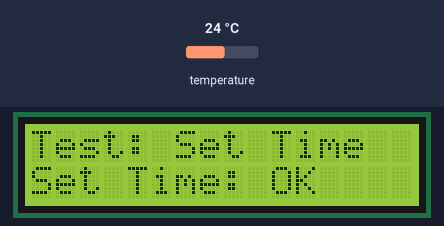
The sketch below on a simulated ESP32. On the bench: 16×2 character LCD. The inputs (shaded band) are chosen by the test bench; at power-on: temperature 24 °C. WiFi joins after 1.5 s; servers stay silent unless stated; the local clock reads 2024-03-15 10:24:30 at power-on unless the sketch sets it; what the sketch prints to the serial monitor is not drawn.

Above: at 18.0 s.
18.1 s: temperature set to 12 °C
At 19.7 s:
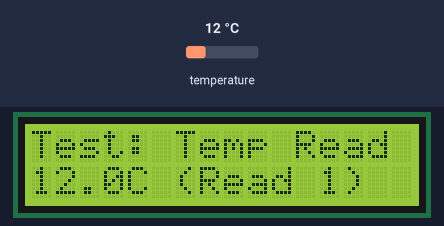
25.9 s: temperature set to 19 °C
At 33.2 s:
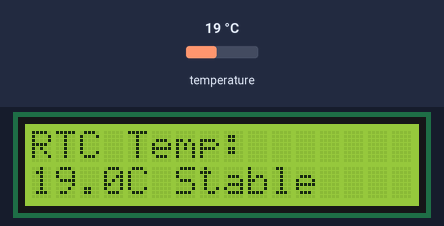
48.6 s: temperature set to 28 °C
At 52.3 s:
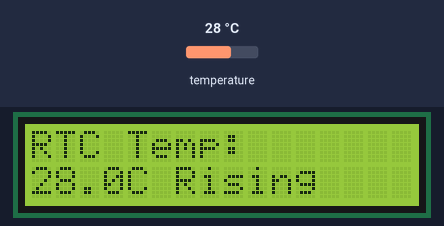
56.4 s: temperature set to 1 °C
At 56.49 s:
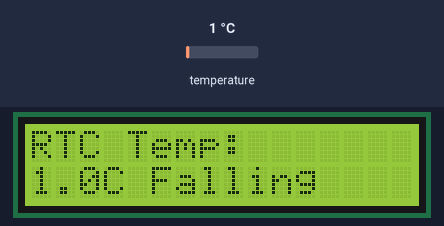
Timing chart, 0 to 59.4 s (numbered marks = the images above; inputs shaded):
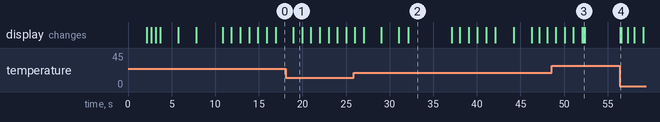

Measured:
- after the input at 48.6 s, the display: first differs from a run without the input after 3.6 s (image 3)
- after the input at 56.4 s, the display: changes at once (image 4)
- what the display in image 1 shows lasts 1.0 s, from 19.0 s to 20.0 s
- what the display in image 2 shows lasts 5.0 s, from 32.1 s to 37.1 s

The sketch:

rtc-test.ino
```cpp
//ESP32 RTC Module Test with LCD Display and WiFi Time Sync
//Tests DS3231 RTC module with full error control, LCD output, and NTP sync

#include <Wire.h>
#include <RTClib.h>
#include <LiquidCrystal_I2C.h>
#include <WiFi.h>
#include <time.h>

// WiFi Configuration - UPDATE THESE!
#define WIFI_SSID "YOUR_WIFI_SSID"
#define WIFI_PASSWORD "YOUR_WIFI_PASSWORD"

// Timezone Configuration for India (IST = UTC+5:30)
#define IST_OFFSET_SEC 19800  // 5 hours 30 minutes in seconds
#define DST_OFFSET_SEC 0      // India doesn't use DST

// I2C pins (from your existing code)
#define PIN_I2C_SDA 18
#define PIN_I2C_SCL 19

// Hardware objects
RTC_DS3231 rtc;
LiquidCrystal_I2C lcd(0x27, 16, 2);

// RTC status variables
bool rtcInitialized = false;
bool rtcTimeValid = false;
bool wifiConnected = false;
bool timeSynced = false;
DateTime lastValidTime;

// LCD flickering prevention
String lastLine0 = "";
String lastLine1 = "";
unsigned long lastLCDUpdate = 0;
const unsigned long LCD_UPDATE_INTERVAL = 1000; // Update LCD only once per second

// Display modes
enum DisplayMode {
  MODE_TIME_DATE,
  MODE_TEMPERATURE,
  MODE_UPTIME,
  MODE_DETAILED_INFO
};

DisplayMode currentMode = MODE_TIME_DATE;
unsigned long lastModeSwitch = 0;
const unsigned long MODE_SWITCH_INTERVAL = 5000; // Switch every 5 seconds

// Error tracking
enum RTCError {
  RTC_OK = 0,
  RTC_NOT_FOUND,
  RTC_TIME_INVALID,
  RTC_LOST_POWER,
  RTC_COMMUNICATION_ERROR,
  RTC_TEMPERATURE_ERROR
};

struct RTCStatus {
  bool initialized;
  bool timeValid;
  bool lostPower;
  float temperature;
  RTCError lastError;
  String errorMessage;
};

RTCStatus rtcStatus;

void setup() {
  Serial.begin(115200);
  Serial.println("\n=== ESP32 RTC Module Test with LCD ===");

  // Initialize I2C
  Wire.begin(PIN_I2C_SDA, PIN_I2C_SCL);
  Serial.println("I2C initialized on pins SDA:" + String(PIN_I2C_SDA) + " SCL:" + String(PIN_I2C_SCL));

  // Initialize LCD
  lcd.begin(16, 2);
  lcd.backlight();
  lcd.clear();
  lcd.setCursor(0, 0);
  lcd.print("RTC Test v1.0");
  lcd.setCursor(0, 1);
  lcd.print("Starting...");

  delay(2000);

  // Connect to WiFi for time sync
  connectToWiFi();

  // Initialize RTC
  initializeRTC();

  // Sync time with NTP if WiFi connected
  if (wifiConnected) {
    syncTimeWithNTP();
  }

  // Run comprehensive RTC tests
  runRTCTests();

  Serial.println("\n=== RTC Test Complete - Starting Live Display ===");
  Serial.println("Live display modes will cycle every 5 seconds:");
  Serial.println("1. Time & Date");
  Serial.println("2. Temperature");
  Serial.println("3. Uptime");
  Serial.println("4. Detailed Info");
}

void loop() {
  // Update RTC status
  updateRTCStatus();

  // Switch display modes automatically
  if (millis() - lastModeSwitch > MODE_SWITCH_INTERVAL) {
    switchDisplayMode();
    lastModeSwitch = millis();
  }

  // Update display based on current mode
  updateDisplay();

  // Print status to serial every 10 seconds
  static unsigned long lastSerialUpdate = 0;
  if (millis() - lastSerialUpdate > 10000) {
    printSerialStatus();
    lastSerialUpdate = millis();
  }

  // Check for WiFi reconnection every 30 seconds
  static unsigned long lastWiFiCheck = 0;
  if (millis() - lastWiFiCheck > 30000) {
    checkWiFiConnection();
    lastWiFiCheck = millis();
  }

  delay(100); // Faster loop, but LCD updates are controlled
}

// ===== WiFi Functions =====
void connectToWiFi() {
  Serial.println("\n--- Connecting to WiFi ---");

  updateLCDSafe("WiFi Connect...", "Attempting...");

  WiFi.begin(WIFI_SSID, WIFI_PASSWORD);

  int attempts = 0;
  while (WiFi.status() != WL_CONNECTED && attempts < 20) {
    delay(500);
    Serial.print(".");
    attempts++;

    updateLCDSafe("WiFi Connect...", "Try: " + String(attempts));
  }

  if (WiFi.status() == WL_CONNECTED) {
    wifiConnected = true;
    Serial.println("\nWiFi connected!");
    Serial.print("IP address: ");
    Serial.println(WiFi.localIP());

    updateLCDSafe("WiFi Connected!", WiFi.localIP().toString());
    delay(2000);
  } else {
    wifiConnected = false;
    Serial.println("\nWiFi connection failed!");

    updateLCDSafe("WiFi Failed!", "Offline Mode");
    delay(2000);
  }
}

void checkWiFiConnection() {
  if (WiFi.status() != WL_CONNECTED && wifiConnected) {
    Serial.println("WiFi disconnected, attempting reconnect...");
    wifiConnected = false;
    connectToWiFi();
  }
}

void syncTimeWithNTP() {
  if (!wifiConnected) {
    Serial.println("Cannot sync time - WiFi not connected");
    return;
  }

  Serial.println("\n--- Syncing Time with NTP ---");
  updateLCDSafe("NTP Sync...", "Getting time...");

  // Configure NTP for Indian Standard Time (IST = UTC+5:30)
  Serial.println("Configuring timezone for IST (UTC+5:30)...");
  configTime(IST_OFFSET_SEC, DST_OFFSET_SEC, "in.pool.ntp.org", "pool.ntp.org", "time.nist.gov");

  struct tm timeinfo;
  int attempts = 0;

  while (!getLocalTime(&timeinfo) && attempts < 10) {
    delay(1000);
    attempts++;
    Serial.print(".");
    updateLCDSafe("NTP Sync...", "Try: " + String(attempts));
  }

  if (attempts < 10) {
    // Successfully got NTP time
    Serial.println("\nNTP time received!");

    // Convert to DateTime and set RTC
    DateTime ntpTime = DateTime(
      timeinfo.tm_year + 1900,
      timeinfo.tm_mon + 1,
      timeinfo.tm_mday,
      timeinfo.tm_hour,
      timeinfo.tm_min,
      timeinfo.tm_sec
    );

    // Get current RTC time for comparison
    DateTime rtcTime = rtc.now();
    long timeDiff = abs((long)(ntpTime.unixtime() - rtcTime.unixtime()));

    Serial.printf("RTC Time: %04d-%02d-%02d %02d:%02d:%02d\n",
                  rtcTime.year(), rtcTime.month(), rtcTime.day(),
                  rtcTime.hour(), rtcTime.minute(), rtcTime.second());

    Serial.printf("NTP Time (IST): %04d-%02d-%02d %02d:%02d:%02d\n",
                  ntpTime.year(), ntpTime.month(), ntpTime.day(),
                  ntpTime.hour(), ntpTime.minute(), ntpTime.second());

    Serial.printf("Time difference: %ld seconds\n", timeDiff);

    if (timeDiff > 5) { // Only update if difference is more than 5 seconds
      rtc.adjust(ntpTime);
      Serial.println("RTC time updated with NTP time!");
      updateLCDSafe("Time Synced!", "Diff: " + String(timeDiff) + "s");
      timeSynced = true;
    } else {
      Serial.println("RTC time is already accurate");
      updateLCDSafe("Time OK!", "Diff: " + String(timeDiff) + "s");
      timeSynced = true;
    }

    delay(3000);
  } else {
    Serial.println("\nFailed to get NTP time");
    updateLCDSafe("NTP Failed!", "Using RTC time");
    delay(2000);
  }
}

// ===== LCD Helper Functions =====
void updateLCDSafe(String line0, String line1) {
  // Only update LCD if content has changed or enough time has passed
  if (millis() - lastLCDUpdate < LCD_UPDATE_INTERVAL &&
      line0 == lastLine0 && line1 == lastLine1) {
    return;
  }

  lcd.clear();
  lcd.setCursor(0, 0);
  lcd.print(line0);
  lcd.setCursor(0, 1);
  lcd.print(line1);

  lastLine0 = line0;
  lastLine1 = line1;
  lastLCDUpdate = millis();
}

// ===== RTC Initialization =====
void initializeRTC() {
  Serial.println("\n--- Initializing RTC Module ---");

  lcd.clear();
  lcd.setCursor(0, 0);
  lcd.print("Init RTC...");

  if (!rtc.begin()) {
    Serial.println("ERROR: RTC not found!");
    rtcStatus.initialized = false;
    rtcStatus.lastError = RTC_NOT_FOUND;
    rtcStatus.errorMessage = "RTC module not found";

    lcd.setCursor(0, 1);
    lcd.print("RTC NOT FOUND!");
    delay(3000);
    return;
  }

  rtcStatus.initialized = true;
  rtcInitialized = true;
  Serial.println("SUCCESS: RTC module found and initialized!");

  // Check if RTC lost power
  if (rtc.lostPower()) {
    Serial.println("WARNING: RTC lost power, setting time to compile time");
    rtcStatus.lostPower = true;

    // Set to compile time
    rtc.adjust(DateTime(F(__DATE__), F(__TIME__)));

    lcd.setCursor(0, 1);
    lcd.print("Power Lost!");
    delay(2000);
  } else {
    rtcStatus.lostPower = false;
    Serial.println("RTC time is valid (no power loss detected)");
  }

  // Test temperature sensor
  float temp = rtc.getTemperature();
  if (temp > -40 && temp < 85) { // Valid temperature range for DS3231
    rtcStatus.temperature = temp;
    Serial.printf("RTC Temperature: %.2f°C\n", temp);
  } else {
    rtcStatus.lastError = RTC_TEMPERATURE_ERROR;
    rtcStatus.errorMessage = "Temperature sensor error";
    Serial.println("WARNING: Temperature sensor may not be working");
  }

  lcd.clear();
  lcd.setCursor(0, 0);
  lcd.print("RTC Ready!");
  lcd.setCursor(0, 1);
  lcd.print("Temp: " + String(temp, 1) + "C");
  delay(2000);
}

// ===== RTC Test Functions =====
void runRTCTests() {
  if (!rtcInitialized) {
    Serial.println("Cannot run tests - RTC not initialized");
    return;
  }

  Serial.println("\n=== Running RTC Tests ===");

  // Test 1: Basic time reading
  testTimeReading();

  // Test 2: Time setting and verification
  testTimeSetting();

  // Test 3: Temperature reading
  testTemperatureReading();

  // Test 4: Alarm functionality (if supported)
  testAlarmFunctionality();

  // Test 5: 32kHz output test
  test32kHzOutput();

  Serial.println("=== All RTC Tests Complete ===");
}

void testTimeReading() {
  Serial.println("\n--- Test 1: Time Reading ---");

  lcd.clear();
  lcd.setCursor(0, 0);
  lcd.print("Test: Time Read");

  for (int i = 0; i < 5; i++) {
    DateTime now = rtc.now();

    if (now.year() < 2020 || now.year() > 2050) {
      Serial.println("ERROR: Invalid year detected: " + String(now.year()));
      rtcStatus.timeValid = false;
      rtcStatus.lastError = RTC_TIME_INVALID;

      lcd.setCursor(0, 1);
      lcd.print("Invalid Time!");
      delay(2000);
      return;
    }

    Serial.printf("Reading %d: %04d-%02d-%02d %02d:%02d:%02d\n",
                  i+1, now.year(), now.month(), now.day(),
                  now.hour(), now.minute(), now.second());

    lcd.setCursor(0, 1);
    lcd.printf("%02d:%02d:%02d", now.hour(), now.minute(), now.second());

    delay(1000);
  }

  rtcStatus.timeValid = true;
  Serial.println("SUCCESS: Time reading test passed");
}

void testTimeSetting() {
  Serial.println("\n--- Test 2: Time Setting ---");

  lcd.clear();
  lcd.setCursor(0, 0);
  lcd.print("Test: Set Time");

  // Save current time
  DateTime originalTime = rtc.now();

  // Set a test time (1 minute in the future)
  DateTime testTime = DateTime(originalTime.unixtime() + 60);
  rtc.adjust(testTime);

  delay(1000);

  // Read back the time
  DateTime readTime = rtc.now();

  // Check if the time was set correctly (within 2 seconds tolerance)
  long timeDiff = abs((long)(readTime.unixtime() - testTime.unixtime()));

  if (timeDiff <= 2) {
    Serial.println("SUCCESS: Time setting test passed");
    lcd.setCursor(0, 1);
    lcd.print("Set Time: OK");
  } else {
    Serial.printf("ERROR: Time setting failed. Diff: %ld seconds\n", timeDiff);
    lcd.setCursor(0, 1);
    lcd.print("Set Time: FAIL");
  }

  // Restore original time
  rtc.adjust(originalTime);

  delay(2000);
}

void testTemperatureReading() {
  Serial.println("\n--- Test 3: Temperature Reading ---");

  lcd.clear();
  lcd.setCursor(0, 0);
  lcd.print("Test: Temp Read");

  for (int i = 0; i < 3; i++) {
    float temp = rtc.getTemperature();

    Serial.printf("Temperature reading %d: %.2f°C\n", i+1, temp);

    lcd.setCursor(0, 1);
    lcd.printf("%.1fC (Read %d)", temp, i+1);

    if (temp < -40 || temp > 85) {
      Serial.println("WARNING: Temperature out of expected range");
      rtcStatus.lastError = RTC_TEMPERATURE_ERROR;
    } else {
      rtcStatus.temperature = temp;
    }

    delay(1000);
  }

  Serial.println("Temperature reading test complete");
}

void testAlarmFunctionality() {
  Serial.println("\n--- Test 4: Alarm Functionality ---");

  lcd.clear();
  lcd.setCursor(0, 0);
  lcd.print("Test: Alarms");

  // Clear any existing alarms
  rtc.clearAlarm(1);
  rtc.clearAlarm(2);

  // Set alarm 1 for 5 seconds from now
  DateTime now = rtc.now();
  DateTime alarmTime = DateTime(now.unixtime() + 5);

  rtc.setAlarm1(alarmTime, DS3231_A1_Hour);

  Serial.println("Alarm set for 5 seconds from now");
  lcd.setCursor(0, 1);
  lcd.print("Alarm in 5s");

  // Wait and check for alarm
  for (int i = 5; i > 0; i--) {
    lcd.setCursor(12, 1);
    lcd.print(String(i));
    delay(1000);
  }

  if (rtc.alarmFired(1)) {
    Serial.println("SUCCESS: Alarm 1 fired correctly");
    lcd.setCursor(0, 1);
    lcd.print("Alarm: OK");
    rtc.clearAlarm(1);
  } else {
    Serial.println("WARNING: Alarm 1 did not fire");
    lcd.setCursor(0, 1);
    lcd.print("Alarm: No Fire");
  }

  delay(2000);
}

void test32kHzOutput() {
  Serial.println("\n--- Test 5: Square Wave Output ---");

  lcd.clear();
  lcd.setCursor(0, 0);
  lcd.print("Test: SQW Out");

  // Enable 1Hz square wave output (DS3231_SquareWave32kHz not available in all libraries)
  rtc.writeSqwPinMode(DS3231_SquareWave1Hz);

  Serial.println("1Hz square wave output enabled");
  lcd.setCursor(0, 1);
  lcd.print("1Hz SQW Enabled");

  delay(2000);

  // Disable square wave output (return to normal)
  rtc.writeSqwPinMode(DS3231_OFF);

  Serial.println("Square wave output disabled");
  lcd.setCursor(0, 1);
  lcd.print("SQW Disabled");

  delay(1000);
}

// ===== Display Functions =====
void updateRTCStatus() {
  if (!rtcInitialized) return;

  try {
    DateTime now = rtc.now();

    // Check if time is valid
    if (now.year() >= 2020 && now.year() <= 2050) {
      rtcStatus.timeValid = true;
      lastValidTime = now;
      rtcStatus.lastError = RTC_OK;
    } else {
      rtcStatus.timeValid = false;
      rtcStatus.lastError = RTC_TIME_INVALID;
    }

    // Update temperature
    rtcStatus.temperature = rtc.getTemperature();

  } catch (...) {
    rtcStatus.lastError = RTC_COMMUNICATION_ERROR;
    rtcStatus.errorMessage = "Communication error";
  }
}

void switchDisplayMode() {
  currentMode = (DisplayMode)((currentMode + 1) % 4);

  String modeNames[] = {"Time & Date", "Temperature", "Uptime", "Detailed Info"};
  Serial.println("Switched to display mode: " + modeNames[currentMode]);
}

void updateDisplay() {
  if (!rtcInitialized) {
    displayError();
    return;
  }

  switch (currentMode) {
    case MODE_TIME_DATE:
      displayTimeDate();
      break;
    case MODE_TEMPERATURE:
      displayTemperature();
      break;
    case MODE_UPTIME:
      displayUptime();
      break;
    case MODE_DETAILED_INFO:
      displayDetailedInfo();
      break;
  }
}

void displayTimeDate() {
  if (!rtcStatus.timeValid) {
    displayError();
    return;
  }

  DateTime now = rtc.now();

  // Format time and day
  String timeStr = "";
  if (now.hour() < 10) timeStr += "0";
  timeStr += String(now.hour()) + ":";
  if (now.minute() < 10) timeStr += "0";
  timeStr += String(now.minute()) + ":";
  if (now.second() < 10) timeStr += "0";
  timeStr += String(now.second());

  String daysOfWeek[] = {"Sun", "Mon", "Tue", "Wed", "Thu", "Fri", "Sat"};
  timeStr += " " + daysOfWeek[now.dayOfTheWeek()];

  // Format date
  String dateStr = "";
  if (now.day() < 10) dateStr += "0";
  dateStr += String(now.day()) + "/";
  if (now.month() < 10) dateStr += "0";
  dateStr += String(now.month()) + "/" + String(now.year());

  // Add sync indicator and timezone
  if (timeSynced) {
    dateStr += " IST";
  }

  updateLCDSafe(timeStr, dateStr);
}

void displayTemperature() {
  String line1 = "RTC Temp:";
  String line2 = String(rtcStatus.temperature, 1) + "C";

  // Add temperature trend
  static float lastTemp = rtcStatus.temperature;
  if (rtcStatus.temperature > lastTemp + 0.1) {
    line2 += " Rising";
  } else if (rtcStatus.temperature < lastTemp - 0.1) {
    line2 += " Falling";
  } else {
    line2 += " Stable";
  }
  lastTemp = rtcStatus.temperature;

  updateLCDSafe(line1, line2);
}

void displayUptime() {
  unsigned long uptimeSeconds = millis() / 1000;
  unsigned long days = uptimeSeconds / 86400;
  unsigned long hours = (uptimeSeconds % 86400) / 3600;
  unsigned long minutes = (uptimeSeconds % 3600) / 60;
  unsigned long seconds = uptimeSeconds % 60;

  String line1 = "System Uptime:";
  String line2 = "";

  if (days > 0) {
    line2 = String(days) + "d " +
            (hours < 10 ? "0" : "") + String(hours) + ":" +
            (minutes < 10 ? "0" : "") + String(minutes) + ":" +
            (seconds < 10 ? "0" : "") + String(seconds);
  } else {
    line2 = (hours < 10 ? "0" : "") + String(hours) + ":" +
            (minutes < 10 ? "0" : "") + String(minutes) + ":" +
            (seconds < 10 ? "0" : "") + String(seconds);
  }

  updateLCDSafe(line1, line2);
}

void displayDetailedInfo() {
  static int infoPage = 0;
  static unsigned long lastPageSwitch = 0;

  // Switch info page every 2 seconds
  if (millis() - lastPageSwitch > 2000) {
    infoPage = (infoPage + 1) % 4; // Now 4 pages including WiFi status
    lastPageSwitch = millis();
  }

  String line1 = "";
  String line2 = "";

  switch (infoPage) {
    case 0: // RTC Status
      line1 = "RTC Status:";
      if (rtcStatus.timeValid) {
        line2 = "OK - Time Valid";
      } else {
        line2 = "ERROR - Bad Time";
      }
      break;

    case 1: // Power Status
      line1 = "Power Status:";
      if (rtcStatus.lostPower) {
        line2 = "Lost Power!";
      } else {
        line2 = "Power OK";
      }
      break;

    case 2: // WiFi Status
      line1 = "WiFi Status:";
      if (wifiConnected) {
        line2 = "Connected";
        if (timeSynced) line2 += " *Sync";
      } else {
        line2 = "Disconnected";
      }
      break;

    case 3: // Error Info
      line1 = "Last Error:";
      if (rtcStatus.lastError == RTC_OK) {
        line2 = "No Errors";
      } else {
        line2 = "Err:" + String(rtcStatus.lastError);
      }
      break;
  }

  updateLCDSafe(line1, line2);
}

void displayError() {
  String line1 = "RTC ERROR!";
  String line2 = "";

  switch (rtcStatus.lastError) {
    case RTC_NOT_FOUND:
      line2 = "Not Found";
      break;
    case RTC_TIME_INVALID:
      line2 = "Invalid Time";
      break;
    case RTC_COMMUNICATION_ERROR:
      line2 = "Comm Error";
      break;
    default:
      line2 = "Unknown Error";
      break;
  }

  updateLCDSafe(line1, line2);
}

// ===== Serial Status Functions =====
void printSerialStatus() {
  Serial.println("\n=== RTC Status Update ===");

  if (rtcStatus.initialized) {
    Serial.println("RTC: Initialized ✓");

    if (rtcStatus.timeValid) {
      DateTime now = rtc.now();
      Serial.printf("Current Time: %04d-%02d-%02d %02d:%02d:%02d\n",
                    now.year(), now.month(), now.day(),
                    now.hour(), now.minute(), now.second());

      String daysOfWeek[] = {"Sunday", "Monday", "Tuesday", "Wednesday", "Thursday", "Friday", "Saturday"};
      Serial.println("Day of Week: " + daysOfWeek[now.dayOfTheWeek()]);
    } else {
      Serial.println("Time: Invalid ✗");
    }

    Serial.printf("Temperature: %.2f°C\n", rtcStatus.temperature);
    Serial.println("Power Lost: " + String(rtcStatus.lostPower ? "Yes" : "No"));

    if (rtcStatus.lastError != RTC_OK) {
      Serial.println("Last Error: " + String(rtcStatus.lastError));
    }
  } else {
    Serial.println("RTC: Not Initialized ✗");
  }

  Serial.println("Display Mode: " + String(currentMode));
  Serial.println("Uptime: " + formatUptime(millis()));
}

String formatUptime(unsigned long milliseconds) {
  unsigned long seconds = milliseconds / 1000;
  unsigned long minutes = seconds / 60;
  unsigned long hours = minutes / 60;
  unsigned long days = hours / 24;

  seconds %= 60;
  minutes %= 60;
  hours %= 24;

  String uptime = "";
  if (days > 0) uptime += String(days) + "d ";
  if (hours > 0) uptime += String(hours) + "h ";
  if (minutes > 0) uptime += String(minutes) + "m ";
  uptime += String(seconds) + "s";

  return uptime;
}
```
